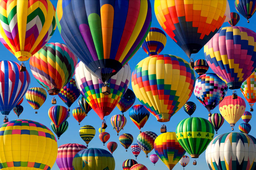
#> input picture Работа с признаками/Кластеризация/21d1f90d21cd14d487a16ab75f865a89.png, 256 x 170 px, shrunk from 1000 x 666 before the run, found by its file name
$ jupyter execute hw.ipynb
#> lines starting #> are read from the running program, lines starting #| are printed output that depends on the picture; after the words box and inside, x2 and y2 are one past the last pixel; in counts of white or black regions, pixels touching at a corner belong together
#> further down, img is the input picture: shape (170, 256, 3); mean B, G, R 87.1, 97.5, 112.1
## Задание

Цель:
Изучить применение моделей кластеризации

Описание задания:
В домашнем задании нужно сократить число цветов в палитре изображения. Картинку для выполнения работы можно выбрать любую, главное условие – наличие на ней разных цветов, для того, чтобы результат работы моделей был заметен.

Для выполнения работы необходимо выделить кластеры в пространстве RGB, объекты соответствуют пикселям изображения. После выделения кластеров все пиксели, отнесенные в один кластер, заполняются одним цветом. Цвет – центроид соответствующего кластера.

Этапы работы:

1. Получите данные и загрузите их в рабочую среду (Jupyter Notebook или другую).

2. Реализуйте три модели кластеризации:
- KMeans. Рассмотрите число кластеров K = 2, 5, 10, 20.
-  DBSCAN
- AgglomerativeClustering. Рассмотрите число кластеров K = 2, 5, 10, 20.
3. Для каждой модели оцените потери от уменьшения цветов при помощи метрики SSIM.
4. После выполнения алгоритма кластеризации каждый пиксель изображения принадлежит своему классу. Вы можете выбрать любой вариант преобразования изображения:
- Покрасить все пиксели одного класса в средний цвет;
- Покрасить все пиксели одного класса в медианный цвет;
- Покрасить все пиксели одного класса в цвет центрального пикселя данного класса (для алгоритмов, в которых это актуально).
Важно, что после такого преобразования кластеризованное изображение совпадает по размерностям с исходным: (height, width, 3)
5. Сформулируйте выводы по проделанной работе.
- Какая модель показала лучший результат?

[cell 1]
import matplotlib.pyplot as plt
import cv2
import skimage
from sklearn.cluster import KMeans, DBSCAN, AgglomerativeClustering
import pandas as pd
import numpy as np

[cell 2]
def draw_picture(image, title, bgr=True):
#> called with title = 'Оригинальное изображение', bgr = True
    if bgr:
        b, g, r = cv2.split(image)
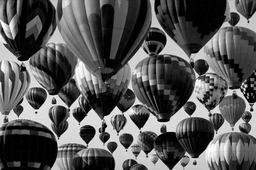
#> b: shape (170, 256); min 0, max 255, mean 87.1
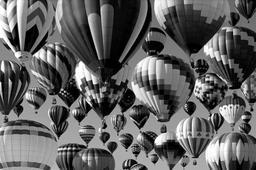
#> g: shape (170, 256); min 0, max 255, mean 97.5
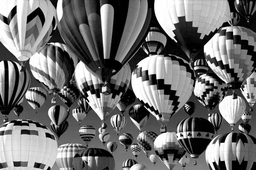
#> r: shape (170, 256); min 0, max 255, mean 112.1
        image = cv2.merge([r, g, b])

    plt.figure(figsize=(5, 5))
    plt.axis('off')
    plt.imshow(image)
    plt.title(title)


    plt.show()

[cell 3]
img = cv2.imread('/Users/sofagusina/Desktop/программирование/machine_learning/machine_learning/ML/Работа с признаками/Кластеризация/21d1f90d21cd14d487a16ab75f865a89.png')
draw_picture(img, 'Оригинальное изображение', bgr=True)

[cell 4]
img

[cell 5]
h, w, rgb = img.shape
#> h = 170; w = 256; rgb = 3

[cell 6]
pixels = img.reshape(-1, 3) ## оставляем для работы только пиксели, умножая длину на ширину картинки

Обучение моделей кластеризации

KMeans модель

[cell 7]
def display_components_in_2D_space(components_df, n, b, a, epsilent, labels=None): ## на вход подается датафрейм с сжатыми компонентами и лейблы
    components_with_labels_df = pd.concat([components_df, pd.DataFrame(labels)], axis=1)

    figsize = (a, b)
    if labels is not None:
        components_with_labels_df.plot(kind='scatter', x='component_1', y='component_2', ## отрисовываем компоненты и разукрашиваем в зависимсоти от лейбла
                                         c=components_with_labels_df.iloc[:, -1], cmap=plt.get_cmap('jet'),
                                         alpha=0.5, figsize=figsize)
    else:
        components_with_labels_df.plot(kind='scatter', x='component_1', y='component_2', alpha=0.5, figsize=figsize) ## если лейблы не передаем, то обычный график без разукрашивания

    plt.xlabel('component_1')
    plt.ylabel('component_2')
    if n != None:
        plt.title(f'2D mapping of objects, number of klaster = {n}')
    if epsilent != None:
        plt.title(f'2D mapping of objects, epsilent = {epsilent}')
    plt.show()

[cell 8]
from sklearn.decomposition import PCA ## определяем количество кластеров через PCA - сжимаем данные до 2
pca = PCA(n_components=2)
pixel_reduced = pca.fit_transform(pixels)
#> pixel_reduced = 43520 pairs, first value -168.2 to 253.3, second value -162.3 to 192.8
components_df = pd.DataFrame(pixel_reduced, columns=['component_1', 'component_2'])
#> components_df = table of 43520 rows and 2 columns

[cell 9]
clasters = [2,5,10,20]
label_clast_dict = {}
for n in clasters:
    kmeans = KMeans(n_clusters=n, random_state=42) ## фиксируемм случайность,потому что первая центроида случвйно выбирается
    labels_clast = kmeans.fit_predict(pixels)
    label_clast_dict[n] = labels_clast
    centroid = kmeans.cluster_centers_.astype('uint8')
    display_components_in_2D_space(components_df,n, a=3, b=3, labels=labels_clast, epsilent=None)
#> this loop made 4 passes
#> pass 1, in display_components_in_2D_space, `plt.show()`:
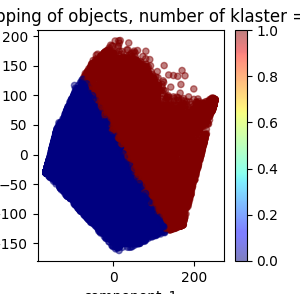
#> figure drawn by matplotlib, 2 panels
#> pass 2, in display_components_in_2D_space (call 2), `plt.show()`:
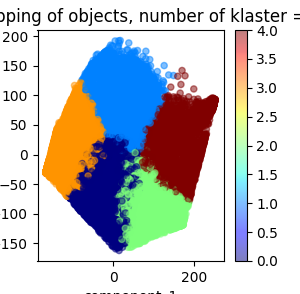
#> figure drawn by matplotlib, 2 panels
#> after the loop, label_clast_dict = 4 items

Более четкое разбиение на кластеры демонстрируем алгоритм с количеством кластеров, равном 10.

Визуализация сжатых изображений

[cell 10]
for claster,label in label_clast_dict.items():
    compress_color = centroid[label] ## фиксируем цвет каждого центроида (rgb)
    compress_img = compress_color.reshape((h, w, 3)) ## переделываем массив с центроидами в массив с характеристиками пикселей исходного изображения
    draw_picture(compress_img, title=f'Сжатое изображение при числе кластеров {claster}', bgr=True)
#> this loop made 4 passes
#> claster on passes 1 to 4: 2, 5, 10, 20
#> pass 1, `compress_img = compress_color.reshape((h, w, 3))`:
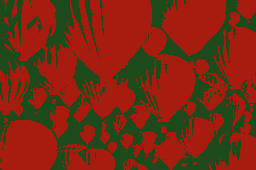
#> compress_img: shape (170, 256, 3); mean of channels 0, 1, 2 18.9, 44.5, 117.6; drawn as B, G, R
#> pass 1, in draw_picture (call 2), `b, g, r = cv2.split(image)`:
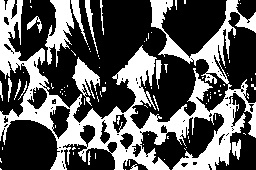
#> b: shape (170, 256); values 15 (black) and 26 (white), 35.8% white; 100 white regions (84 under 20 px), largest, box (x1, y1, x2, y2) and area: (0, 0, 256, 170) 12838, (45, 0, 74, 67) 931, (72, 57, 100, 106) 542
#> pass 2, in draw_picture (call 3), `plt.show()`:
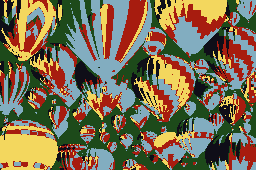
#> shown: shape (170, 256, 3); mean R, G, B 123.5, 110.3, 81.9
#> after the loop:
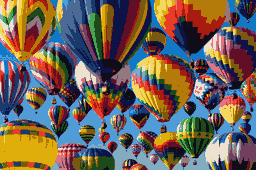
#> compress_img: shape (170, 256, 3); mean of channels 0, 1, 2 86.6, 96.9, 111.5; drawn as B, G, R

Кластеризация с помощью алгоритма DBSCAN

[cell 11]
def visual_img(labels,epsilent):
    df = pd.DataFrame(pixels, columns=['R', 'G', 'B'])
    df['label'] = labels
    cluster_colors = (
                df[df['label'] != -1].groupby('label')[['R', 'G', 'B']].mean().astype('uint8') # устанавливаем средний цвет по кластеру
        )

    noise_color = np.array([0, 0, 0], dtype='uint8') ## устанавливаем цвет шума - черный (шум, если кластер - 1)
    mapped_pixels = []
    for i, label in enumerate(labels):
        if label == -1:
            mapped_pixels.append(noise_color)
        else:
            mapped_pixels.append(cluster_colors.loc[label].values)

    mapped_pixels = np.array(mapped_pixels, dtype='uint8')
    compress_img_DBScan = mapped_pixels.reshape((h, w, 3)) ## создаем цветовую палитру для изображения
    draw_picture(compress_img_DBScan, title=f'Сжатое изображение при диаметре кластера epsilent {epsilent}', bgr=True)

[cell 12]
eps_list = [0.1,0.5,1.5,3]
labels_list = {}
def DBScan_claster(epsilent):
    for eps in epsilent:
        dbscan = DBSCAN(eps=eps, min_samples=1)
        labels_clast_DBScan = dbscan.fit_predict(pixels)
        labels_clast_DBScan = pd.Series(labels_clast_DBScan)
        labels_list[eps] = labels_clast_DBScan

        display_components_in_2D_space(components_df, a=3, b=3,labels=labels_clast_DBScan, n= None,epsilent=eps)
        visual_img(labels_clast_DBScan,eps)
#> this loop made 4 passes
#> cluster_colors in visual_img on passes 1 to 4: table of 39115 rows and 3 columns, table of 39115 rows and 3 columns, table of 26795 rows and 3 columns, table of 14788 rows and 3 columns
#> pass 1, in display_components_in_2D_space (call 5), `plt.show()`:
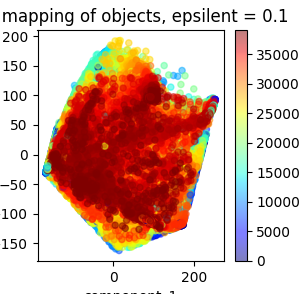
#> figure drawn by matplotlib, 2 panels
#> after the loop, labels_list = 4 items
